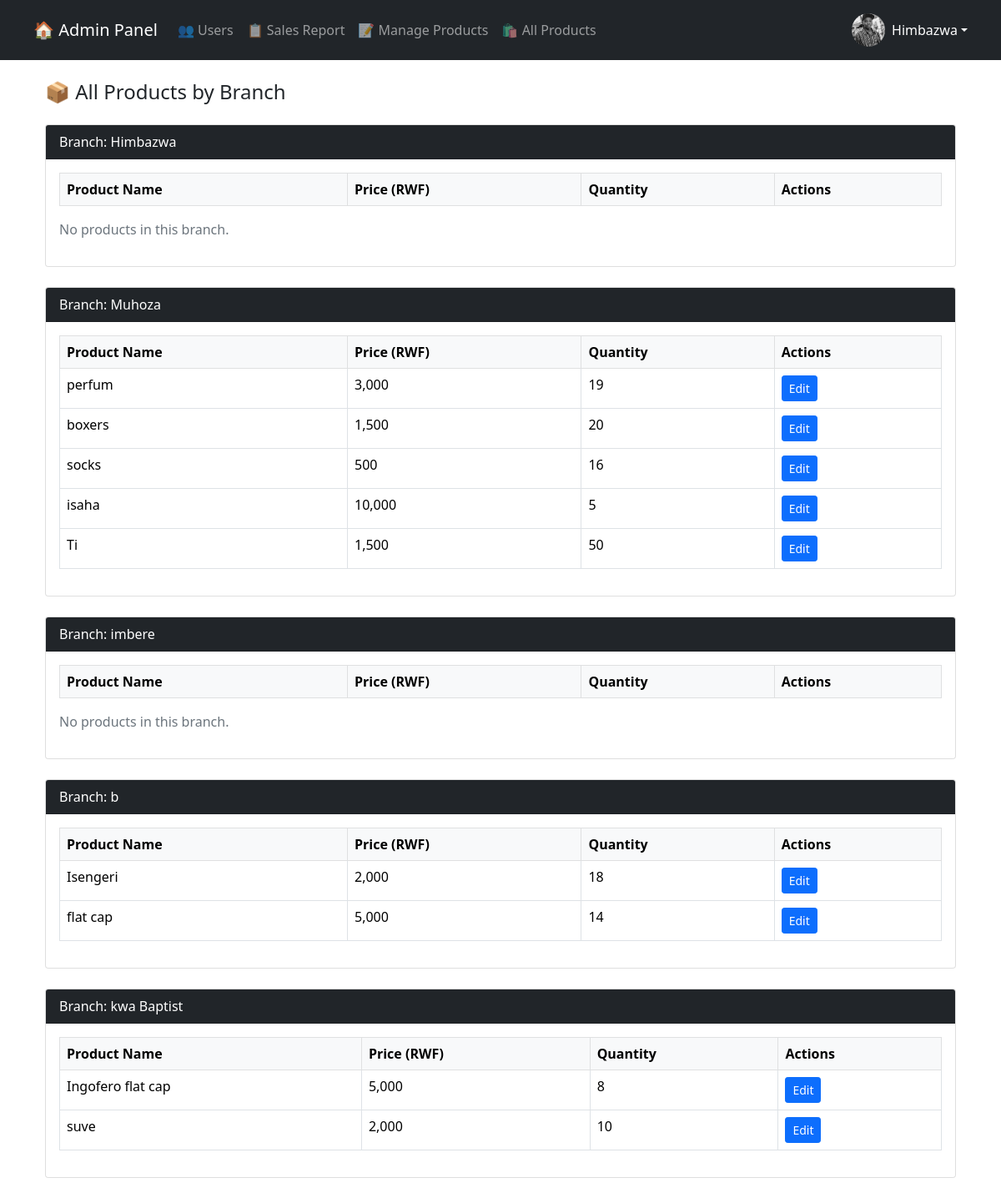
/admin/products.php (signed in), run on the app's committed database.
### tables this page shows
CREATE TABLE `branches` (
  `id` int(11) NOT NULL,
  `name` varchar(50) DEFAULT NULL
);

CREATE TABLE `products` (
  `id` int(11) NOT NULL,
  `branch_id` int(11) NOT NULL,
  `name` varchar(100) NOT NULL,
  `price` decimal(10,2) NOT NULL,
  `quantity` int(11) NOT NULL,
  `low_stock_threshold` int(11) DEFAULT 5,
  `created_at` timestamp NOT NULL DEFAULT current_timestamp()
);

### admin/products.php (the view, shortened to what this page needs)
<?php
require '../includes/db.php';
require 'navbar.php';
$branches = $conn->query("SELECT * FROM branches")->fetchAll(PDO::FETCH_ASSOC);
?>
<!DOCTYPE html>
<html>
<head>
  <link href="https://cdn.jsdelivr.net/npm/bootstrap@5.3.3/dist/css/bootstrap.min.css" rel="stylesheet">
  <link rel="stylesheet" href="css/bootstrap.min.css">
</head>
<body>
<div class="container mt-4">
  <h4 class="mb-4">📦 All Products by Branch</h4>
  <?php foreach ($branches as $branch): ?>
    <div class="card mb-4">
      <div class="card-header bg-dark text-white">
        Branch: <?= htmlspecialchars($branch['name']) ?>
      </div>
      <div class="card-body">
        <table class="table table-bordered">
          <thead class="table-light">
            <tr>
              <th>Product Name</th>
              <th>Price (RWF)</th>
              <th>Quantity</th>
              <th>Actions</th>
            </tr>
          </thead>
          <tbody>
            <?php
              $stmt = $conn->prepare("SELECT * FROM products WHERE branch_id = ?");
              $stmt->execute([$branch['id']]);
              $products = $stmt->fetchAll(PDO::FETCH_ASSOC);
              foreach ($products as $product):
            ?>
              <tr class="<?= ($product['quantity'] < 5) ? 'table-warning' : '' ?>">
                <td><?= htmlspecialchars($product['name']) ?></td>
                <td><?= number_format($product['price'], 0) ?></td>
                <td><?= $product['quantity'] ?></td>
                <td>
                  <a href="edit_product.php?id=<?= $product['id'] ?>" class="btn btn-sm btn-primary">Edit</a>
                </td>
              </tr>
            <?php endforeach; ?>
          </tbody>
        </table>
        <?php if (empty($products)): ?>
          <p class="text-muted">No products in this branch.</p>
        <?php endif; ?>
      </div>
    </div>
  <?php endforeach; ?>
</div>
</body>
</html>

### data on the page
branches: name "Himbazwa", shows "No products in this branch."
branches: name "Muhoza"
products: name "perfum", price "3,000", quantity "19"
products: name "boxers", price "1,500", quantity "20"
products: name "socks", price "500", quantity "16"
products: name "isaha", price "10,000", quantity "5"
products: name "Ti", price "1,500", quantity "50"
branches: name "imbere", shows "No products in this branch."
branches: name "b"
products: name "Isengeri", price "2,000", quantity "18"
products: name "flat cap", price "5,000", quantity "14"
branches: name "kwa Baptist"
products: name "Ingofero flat cap", price "5,000", quantity "8"
products: name "suve", price "2,000", quantity "10"

### other printed values
$username "Himbazwa"
